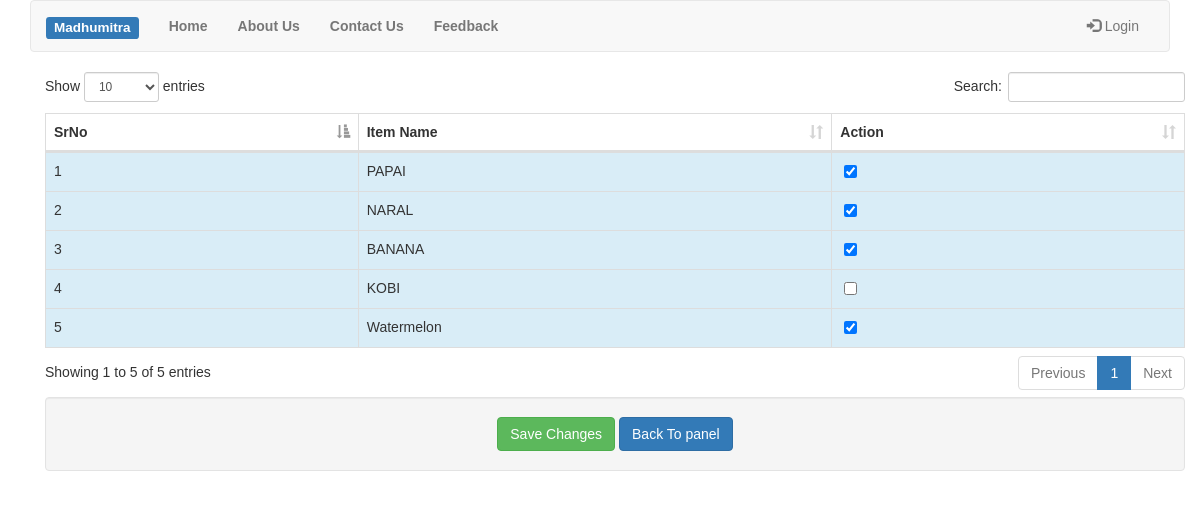
Screenshot of /a_sales_master.php with the database file from the repository.
### tables this page shows
CREATE TABLE IF NOT EXISTS `item_master` (
  `itemid` int(30) NOT NULL AUTO_INCREMENT,
  `iname` varchar(50) NOT NULL,
  `icategory` varchar(50) NOT NULL,
  `iunit` varchar(50) NOT NULL,
  `iprice` int(50) NOT NULL,
  `istatus` varchar(30) NOT NULL,
  PRIMARY KEY (`itemid`)
);

### a_sales_master.php (the view, shortened to what this page needs)
<?php
include "header.php";
?>
<div class="container">
	<form action="update_item_status.php" method="POST">
<div class="table-responsive">
	<table id="stud_data" class="table table-hover table-bordered table-striped">
	<thead>
	<tr><th>SrNo</th><th>Item Name</th><th>Action</th></tr>
	</thead>
<?php
include "dbi.php";
$query="select * from item_master order by itemid";
$result=mysqli_query($con,$query) or die(mysqli_error($con));
$cnt=0;
while($row=mysqli_fetch_array($result))
{
	$cnt++;
	$id=$row["itemid"];
	echo "<tr class='info'>";
	echo "<td>$cnt</td>";
	echo "<td>".$row["iname"]."</td>";
	echo "<td>";
	$is=$row["istatus"];
	if($is=='y' || $is=='Y')
	echo "&nbsp;<input type='checkbox' checked name='items[]' value='$id' />";
	else
	echo "&nbsp;<input type='checkbox' name='items[]' value='$id' />";
	echo "</td>";
	echo "</tr>";
}
?>
</table>
</form>
	<div class="well text-center" >
	<input type="submit" class="btn btn-success" value="Save Changes"/>
		<a href="admin.php" class="btn btn-primary"> Back To panel</a>
	</div>
</div>
<?php
include "footer.php";
?>

### header.php (style rules this page uses)
body { margin: 0; padding: 0; background :#FFFFFF; background-size: cover; background-position: center; font-family: sans-serif; }

### a_sales_master.php (style rules this page uses)
body { margin: 0; padding: 0; background : url(images/gradient.jpeg); background-size: cover; background-position: center; font-family: sans-serif; }

### rows the page displays
item_master: iname "PAPAI"
item_master: iname "NARAL"
item_master: iname "BANANA"
item_master: iname "KOBI"
item_master: iname "Watermelon"
